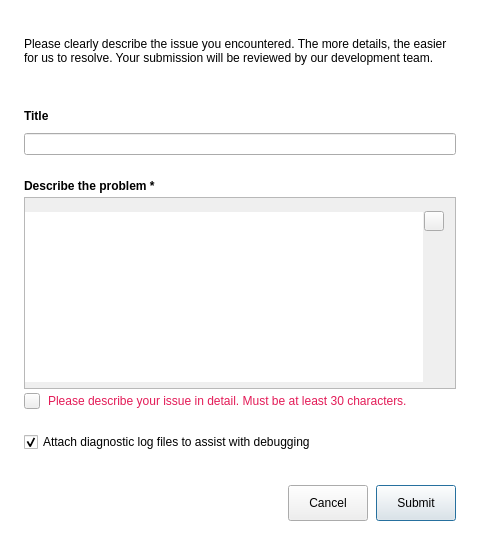
<?xml version="1.0" encoding="UTF-8"?>
<ui version="4.0">
 <class>BugReportDialog</class>
 <widget class="QDialog" name="BugReportDialog">
  <property name="geometry">
   <rect>
    <x>0</x>
    <y>0</y>
    <width>480</width>
    <height>554</height>
   </rect>
  </property>
  <property name="minimumSize">
   <size>
    <width>0</width>
    <height>0</height>
   </size>
  </property>
  <property name="maximumSize">
   <size>
    <width>16777215</width>
    <height>16777215</height>
   </size>
  </property>
  <property name="windowTitle">
   <string>Report issue</string>
  </property>
  <property name="styleSheet">
   <string notr="true">#BugReportDialog
{
background-color: #FFFFFF; /*colorToken.page-background*/
}

#lTitle, #lDescribeBug, #lDescTitle
{
font-weight: 600;
}

#lDescTitle
{
font-size: 14px;
}

#lDescriptionError
{
color: #E31B57;  /*colorToken.support-error*/
}

#teDescribeBug
{
padding-top: 14px;
padding-bottom: 6px;
padding-right: 32px;
}


</string>
  </property>
  <layout class="QVBoxLayout" name="verticalLayout_4">
   <property name="spacing">
    <number>24</number>
   </property>
   <property name="leftMargin">
    <number>24</number>
   </property>
   <property name="topMargin">
    <number>24</number>
   </property>
   <property name="rightMargin">
    <number>24</number>
   </property>
   <property name="bottomMargin">
    <number>24</number>
   </property>
   <item>
    <widget class="QWidget" name="wHeaderBug" native="true">
     <layout class="QVBoxLayout" name="verticalLayout_3">
      <property name="spacing">
       <number>4</number>
      </property>
      <property name="leftMargin">
       <number>0</number>
      </property>
      <property name="topMargin">
       <number>0</number>
      </property>
      <property name="rightMargin">
       <number>0</number>
      </property>
      <property name="bottomMargin">
       <number>0</number>
      </property>
      <item>
       <widget class="QLabel" name="lDescInfoBug">
        <property name="styleSheet">
         <string notr="true"/>
        </property>
        <property name="text">
         <string>Please clearly describe the issue you encountered. The more details, the easier for us to resolve. Your submission will be reviewed by our development team.</string>
        </property>
        <property name="wordWrap">
         <bool>true</bool>
        </property>
       </widget>
      </item>
     </layout>
    </widget>
   </item>
   <item>
    <widget class="QWidget" name="wTitleBug" native="true">
     <layout class="QVBoxLayout" name="verticalLayout_2">
      <property name="spacing">
       <number>4</number>
      </property>
      <property name="leftMargin">
       <number>0</number>
      </property>
      <property name="topMargin">
       <number>0</number>
      </property>
      <property name="rightMargin">
       <number>0</number>
      </property>
      <property name="bottomMargin">
       <number>0</number>
      </property>
      <item>
       <widget class="QLabel" name="lTitle">
        <property name="styleSheet">
         <string notr="true"/>
        </property>
        <property name="text">
         <string>Title</string>
        </property>
       </widget>
      </item>
      <item>
       <widget class="QLineEdit" name="leTitleBug">
        <property name="inputMask">
         <string/>
        </property>
        <property name="text">
         <string/>
        </property>
        <property name="maxLength">
         <number>150</number>
        </property>
        <property name="type" stdset="0">
         <string notr="true">mega</string>
        </property>
       </widget>
      </item>
     </layout>
    </widget>
   </item>
   <item>
    <widget class="QWidget" name="wDescribeBug" native="true">
     <layout class="QVBoxLayout" name="verticalLayout">
      <property name="spacing">
       <number>4</number>
      </property>
      <property name="leftMargin">
       <number>0</number>
      </property>
      <property name="topMargin">
       <number>0</number>
      </property>
      <property name="rightMargin">
       <number>0</number>
      </property>
      <property name="bottomMargin">
       <number>0</number>
      </property>
      <item>
       <widget class="QLabel" name="lDescribeBug">
        <property name="styleSheet">
         <string notr="true"/>
        </property>
        <property name="text">
         <string>Describe the problem *</string>
        </property>
       </widget>
      </item>
      <item alignment="Qt::AlignTop">
       <widget class="QWidget" name="wDescribeBugEditor" native="true">
        <layout class="QGridLayout" name="gridLayout">
         <property name="leftMargin">
          <number>0</number>
         </property>
         <property name="topMargin">
          <number>0</number>
         </property>
         <property name="rightMargin">
          <number>0</number>
         </property>
         <property name="bottomMargin">
          <number>0</number>
         </property>
         <property name="spacing">
          <number>0</number>
         </property>
         <item row="0" column="0">
          <widget class="QTextEdit" name="teDescribeBug">
           <property name="acceptRichText">
            <bool>false</bool>
           </property>
           <property name="cursor" stdset="0">
            <cursorShape>IBeamCursor</cursorShape>
           </property>
           <property name="type" stdset="0">
            <string notr="true">mega</string>
           </property>
          </widget>
         </item>
         <item row="0" column="0" alignment="Qt::AlignRight|Qt::AlignTop">
          <widget class="QWidget" name="wClearDescriptionOverlay" native="true">
           <layout class="QVBoxLayout" name="verticalLayout_5">
            <property name="spacing">
             <number>0</number>
            </property>
            <property name="leftMargin">
             <number>0</number>
            </property>
            <property name="topMargin">
             <number>14</number>
            </property>
            <property name="rightMargin">
             <number>12</number>
            </property>
            <property name="bottomMargin">
             <number>0</number>
            </property>
            <item>
             <layout class="QHBoxLayout" name="horizontalLayout_4">
              <property name="spacing">
               <number>0</number>
              </property>
              <property name="leftMargin">
               <number>0</number>
              </property>
              <property name="topMargin">
               <number>0</number>
              </property>
              <property name="rightMargin">
               <number>0</number>
              </property>
              <property name="bottomMargin">
               <number>0</number>
              </property>
              <item>
               <widget class="TokenizableToolButton" name="bClearDescription">
                <property name="enabled">
                 <bool>true</bool>
                </property>
                <property name="minimumSize">
                 <size>
                  <width>20</width>
                  <height>20</height>
                 </size>
                </property>
                <property name="maximumSize">
                 <size>
                  <width>20</width>
                  <height>20</height>
                 </size>
                </property>
                <property name="cursor">
                 <cursorShape>PointingHandCursor</cursorShape>
                </property>
                <property name="layoutDirection">
                 <enum>Qt::LeftToRight</enum>
                </property>
                <property name="text">
                 <string notr="true"/>
                </property>
                <property name="icon">
                 <iconset resource="../Resources_common.qrc">
                  <normaloff>:/cross_small_thin_outline</normaloff>:/cross_small_thin_outline</iconset>
                </property>
                <property name="type" stdset="0">
                 <string notr="true">ghost</string>
                </property>
               </widget>
              </item>
             </layout>
            </item>
           </layout>
          </widget>
         </item>
        </layout>
       </widget>
      </item>
      <item>
       <widget class="QWidget" name="wDescriptionError" native="true">
        <layout class="QHBoxLayout" name="horizontalLayout_3">
         <property name="spacing">
          <number>8</number>
         </property>
         <property name="leftMargin">
          <number>0</number>
         </property>
         <property name="topMargin">
          <number>0</number>
         </property>
         <property name="rightMargin">
          <number>0</number>
         </property>
         <property name="bottomMargin">
          <number>0</number>
         </property>
         <item>
          <widget class="IconLabel" name="toolButton">
           <property name="minimumSize">
            <size>
             <width>16</width>
             <height>16</height>
            </size>
           </property>
           <property name="maximumSize">
            <size>
             <width>16</width>
             <height>16</height>
            </size>
           </property>
           <property name="text">
            <string notr="true"/>
           </property>
           <property name="icon">
            <iconset resource="../Resources_light.qrc">
             <normaloff>:/alert-triangle.svg</normaloff>:/alert-triangle.svg</iconset>
           </property>
           <property name="normal_off" stdset="0">
            <string notr="true">text-error</string>
           </property>
          </widget>
         </item>
         <item>
          <widget class="QLabel" name="lDescriptionError">
           <property name="visible">
            <bool>true</bool>
           </property>
           <property name="text">
            <string>Please describe your issue in detail. Must be at least 30 characters.</string>
           </property>
           <property name="wordWrap">
            <bool>true</bool>
           </property>
          </widget>
         </item>
        </layout>
       </widget>
      </item>
      <item>
       <widget class="QWidget" name="wCheckBox" native="true">
        <layout class="QHBoxLayout" name="horizontalLayout_2">
         <property name="spacing">
          <number>5</number>
         </property>
         <property name="leftMargin">
          <number>0</number>
         </property>
         <property name="topMargin">
          <number>19</number>
         </property>
         <property name="rightMargin">
          <number>0</number>
         </property>
         <property name="bottomMargin">
          <number>0</number>
         </property>
         <item>
          <widget class="QCheckBox" name="cbAttachLogs">
           <property name="cursor">
            <cursorShape>PointingHandCursor</cursorShape>
           </property>
           <property name="text">
            <string>Attach diagnostic log files to assist with debugging</string>
           </property>
           <property name="checked">
            <bool>true</bool>
           </property>
           <property name="type" stdset="0">
            <string notr="true">mega</string>
           </property>
          </widget>
         </item>
        </layout>
       </widget>
      </item>
     </layout>
    </widget>
   </item>
   <item>
    <widget class="QWidget" name="wButtons" native="true">
     <layout class="QHBoxLayout" name="horizontalLayout">
      <property name="spacing">
       <number>8</number>
      </property>
      <property name="leftMargin">
       <number>0</number>
      </property>
      <property name="topMargin">
       <number>0</number>
      </property>
      <property name="rightMargin">
       <number>0</number>
      </property>
      <property name="bottomMargin">
       <number>0</number>
      </property>
      <item>
       <spacer name="horizontalSpacer">
        <property name="orientation">
         <enum>Qt::Horizontal</enum>
        </property>
        <property name="sizeHint" stdset="0">
         <size>
          <width>219</width>
          <height>20</height>
         </size>
        </property>
       </spacer>
      </item>
      <item>
       <widget class="QPushButton" name="bCancel">
        <property name="sizePolicy">
         <sizepolicy hsizetype="Preferred" vsizetype="Fixed">
          <horstretch>0</horstretch>
          <verstretch>0</verstretch>
         </sizepolicy>
        </property>
        <property name="minimumSize">
         <size>
          <width>0</width>
          <height>36</height>
         </size>
        </property>
        <property name="maximumSize">
         <size>
          <width>16777215</width>
          <height>36</height>
         </size>
        </property>
        <property name="cursor">
         <cursorShape>PointingHandCursor</cursorShape>
        </property>
        <property name="text">
         <string>Cancel</string>
        </property>
        <property name="type" stdset="0">
         <string notr="true">outline</string>
        </property>
        <property name="dimension" stdset="0">
         <string notr="true">medium</string>
        </property>
       </widget>
      </item>
      <item>
       <widget class="QPushButton" name="bSubmit">
        <property name="sizePolicy">
         <sizepolicy hsizetype="Minimum" vsizetype="Fixed">
          <horstretch>0</horstretch>
          <verstretch>0</verstretch>
         </sizepolicy>
        </property>
        <property name="minimumSize">
         <size>
          <width>0</width>
          <height>36</height>
         </size>
        </property>
        <property name="maximumSize">
         <size>
          <width>16777215</width>
          <height>36</height>
         </size>
        </property>
        <property name="cursor">
         <cursorShape>PointingHandCursor</cursorShape>
        </property>
        <property name="text">
         <string>Submit</string>
        </property>
        <property name="default">
         <bool>true</bool>
        </property>
        <property name="type" stdset="0">
         <string notr="true">primary</string>
        </property>
        <property name="dimension" stdset="0">
         <string notr="true">medium</string>
        </property>
       </widget>
      </item>
     </layout>
    </widget>
   </item>
  </layout>
 </widget>
 <customwidgets>
  <customwidget>
   <class>IconLabel</class>
   <extends>QToolButton</extends>
   <header>TokenizableItems/IconLabel.h</header>
  </customwidget>
  <customwidget>
   <class>TokenizableToolButton</class>
   <extends>QToolButton</extends>
   <header>TokenizableItems/TokenizableButtons.h</header>
  </customwidget>
 </customwidgets>
 <resources>
  <include location="../Resources_common.qrc"/>
  <include location="../Resources_light.qrc"/>
 </resources>
 <connections/>
</ui>
